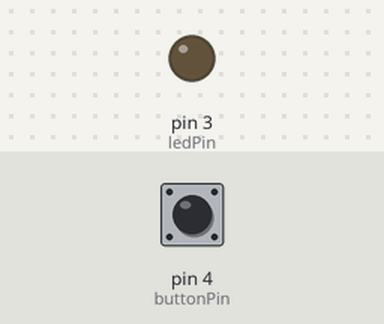
A sketch run on a simulated Arduino Uno, built with avr-gcc and run on an emulated ATmega328P. On the bench: output pins drawn as LEDs (lit = HIGH). Dashed ring = blinking. The test bench sets the inputs (shaded band); at power-on: pin 4 (buttonPin) HIGH.

Above: at 1.2 s.
1.3 s: pin 4 (buttonPin) pulled LOW for 0.15 s
At 1.7 s:
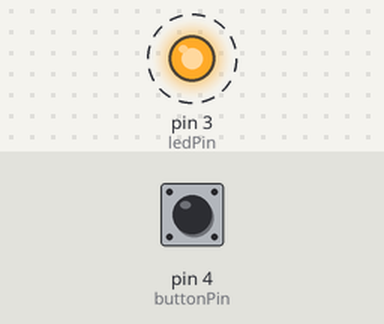
Timing chart, 0 to 10.4 s (numbered marks = the images above; inputs shaded):
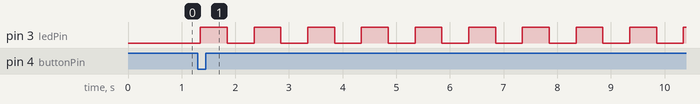

The sketch:

2026.1.7.2.ino
```cpp
// 定義腳位
const int buttonPin = 4;     // 按鈕連接到 D4
const int ledPin = 3;        // LED 連接到 D3

// 變數設定
int state = 0;               // 狀態計數：0=恆亮, 1=慢閃, 2=中閃, 3=快閃
bool lastButtonState = HIGH; // 紀錄上一次按鈕狀態 (假設使用內建上拉電阻)

void setup() {
  pinMode(ledPin, OUTPUT);
  // 使用 INPUT_PULLUP 讓電路更簡單，按鈕一端接 D4，另一端直接接 GND
  pinMode(buttonPin, INPUT_PULLUP);
}

void loop() {
  // 1. 偵測按鈕動作 (偵測從高電位變為低電位的瞬間)
  bool currentButtonState = digitalRead(buttonPin);

  if (currentButtonState == LOW && lastButtonState == HIGH) {
    state++;          // 切換到下一個狀態
    if (state > 3) {
      state = 0;      // 超過第四種狀態就回到 0 (恆亮)
    }
    delay(50);        // 簡單去彈跳
  }
  lastButtonState = currentButtonState;

  // 2. 根據目前狀態執行對應動作
  switch (state) {
    case 0: // 恆亮
      digitalWrite(ledPin, LOW);
      break;

    case 1: // 慢閃爍 (約 1 秒閃一次)
      blinkLED(500);
      break;

    case 2: // 不快不慢 (約 0.4 秒閃一次)
      blinkLED(200);
      break;

    case 3: // 快閃爍 (約 0.2 秒閃一次)
      blinkLED(100);
      break;
  }
}

// 閃爍副程式：使用 non-blocking 概念或簡單 delay
// 注意：在這裡使用 delay 會影響按鈕靈敏度，但在初學邏輯中較易理解
void blinkLED(int interval) {
  digitalWrite(ledPin, HIGH);
  delay(interval);
  digitalWrite(ledPin, LOW);
  delay(interval);
}
```

Measured:
- after the input at 1.3 s, pin 3 (ledPin): alternates HIGH for 0.50 s and LOW for 0.50 s, starting after 0.05 s
